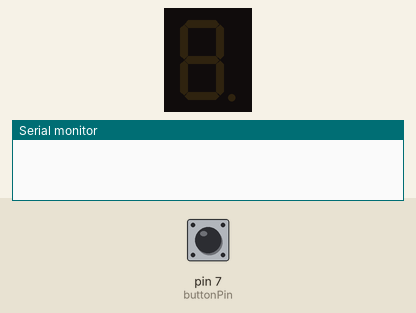
Simulated run of this sketch. Board: Arduino Uno, built with avr-gcc and run on an emulated ATmega328P. Parts: 1-digit seven-segment display, the last lines printed to the serial monitor. Wiring (inferred from the names in the program): 1-digit 7-segment display, segments lit when HIGH: segments pin 2, pin 3, pin 4, pin 5, pin 6, pin 8, pin 9, pin 13. Inputs (shaded band) come from the test bench; at power-on: pin 7 (buttonPin) HIGH. The segment pins are drawn as the display they are named for.

Above: at 1.2 s.
1.3 s: pin 7 (buttonPin) pulled LOW for 1 s
At 2.7 s:
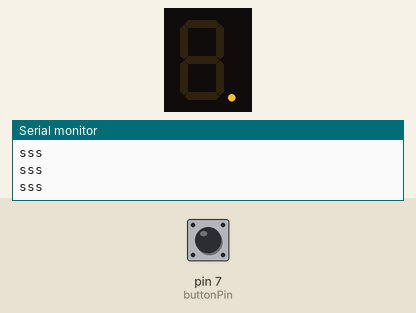
3.8 s: pin 7 (buttonPin) pulled LOW for 3.2 s
At 6.7 s:
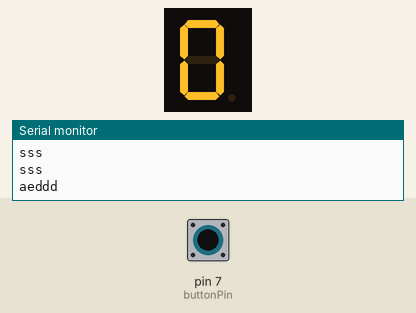
8.5 s: pin 7 (buttonPin) pulled LOW for 0.25 s
At 10.0 s:
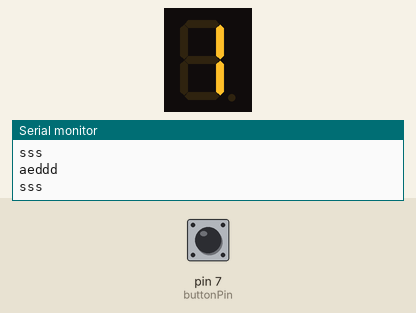
Timing chart, 0 to 11.5 s (numbered marks = the images above; inputs shaded):
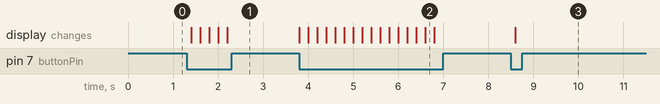

The sketch:

button_led.ino
```cpp
/* Learn to use pushbutton (button switch) with Arduino - Tutorial
   More info and circuit schematic: http://www.ardumotive.com/arduino-tutorials/category/button
   Dev: Michalis Vasilakis / Date: 19/10/2014
   UPDATED 2/6/2016 - LED to Arduino pin 3 and button to Arduino pin 4*/


int value=0;
const int buttonPin = 7;
const int ledPin =  13;
int buttonState = 0;
int flag=0;
int a = 2;  //For displaying segment "a"
int b = 3;  //For displaying segment "b"
int c = 4;  //For displaying segment "c"
int d = 5;  //For displaying segment "d"
int e = 6;  //For displaying segment "e"
int f = 8;  //For displaying segment "f"
int g = 9;  //For displaying segment "g"


void setup() {
  //Input or output?
  pinMode(ledPin, OUTPUT);
  pinMode(buttonPin, INPUT_PULLUP);
 Serial.begin(9600);
  pinMode(buttonPin,INPUT);
 pinMode(a, OUTPUT);  //A
  pinMode(b, OUTPUT);  //B
  pinMode(c, OUTPUT);  //C
  pinMode(d, OUTPUT);  //D
  pinMode(e, OUTPUT);  //E
  pinMode(f, OUTPUT);  //F
  pinMode(g, OUTPUT);  //G
}

void loop(){
  //Read button state (pressed or not pressed?)
  buttonState = digitalRead(buttonPin);
  //If button pressed...
  if (buttonState == LOW)
  { //...ones, turn led on!
    if ( flag == 0)
    {
      Serial.println("sss");
      digitalWrite(ledPin, HIGH);
      flag=1;
      turnOff();
      //change flag variable
      }
    //...twice, turn led off!
    else if ( flag == 1)
    {
      digitalWrite(ledPin,LOW);
      value=value+1;
      if(value > 9)
      {
        Serial.println("aeddd");
        value=0;
      }
      displayDigit(value);
      flag=0; //change flag variable again
  }}
  delay(200);
}
void displayDigit(int digit)
{
 //Conditions for displaying segment a
 if(digit!=1 && digit != 4)
 digitalWrite(a,HIGH);
  //Conditions for displaying segment b
 if(digit != 5 && digit != 6)
 digitalWrite(b,HIGH);
 //Conditions for displaying segment c
 if(digit !=2)
 digitalWrite(c,HIGH);
 //Conditions for displaying segment d
 if(digit != 1 && digit !=4 && digit !=7)
 digitalWrite(d,HIGH);
 //Conditions for displaying segment e
 if(digit == 2 || digit ==6 || digit == 8 || digit==0)
 digitalWrite(e,HIGH);
 //Conditions for displaying segment f
 if(digit != 1 && digit !=2 && digit!=3 && digit !=7)
 digitalWrite(f,HIGH);
 if (digit!=0 && digit!=1 && digit !=7)
digitalWrite(g,HIGH);
}
void turnOff()
{
  digitalWrite(a,LOW);
  digitalWrite(b,LOW);
  digitalWrite(c,LOW);
  digitalWrite(d,LOW);
  digitalWrite(e,LOW);
  digitalWrite(f,LOW);
  digitalWrite(g,LOW);
}
```

Measured:
- after the input at 1.3 s, the display: changes after 0.10 s (image 1)
- after the input at 3.8 s, the display: first changes at once (image 2 shows a later state)
- after the input at 8.5 s, the display: changes after 0.10 s (image 3)
